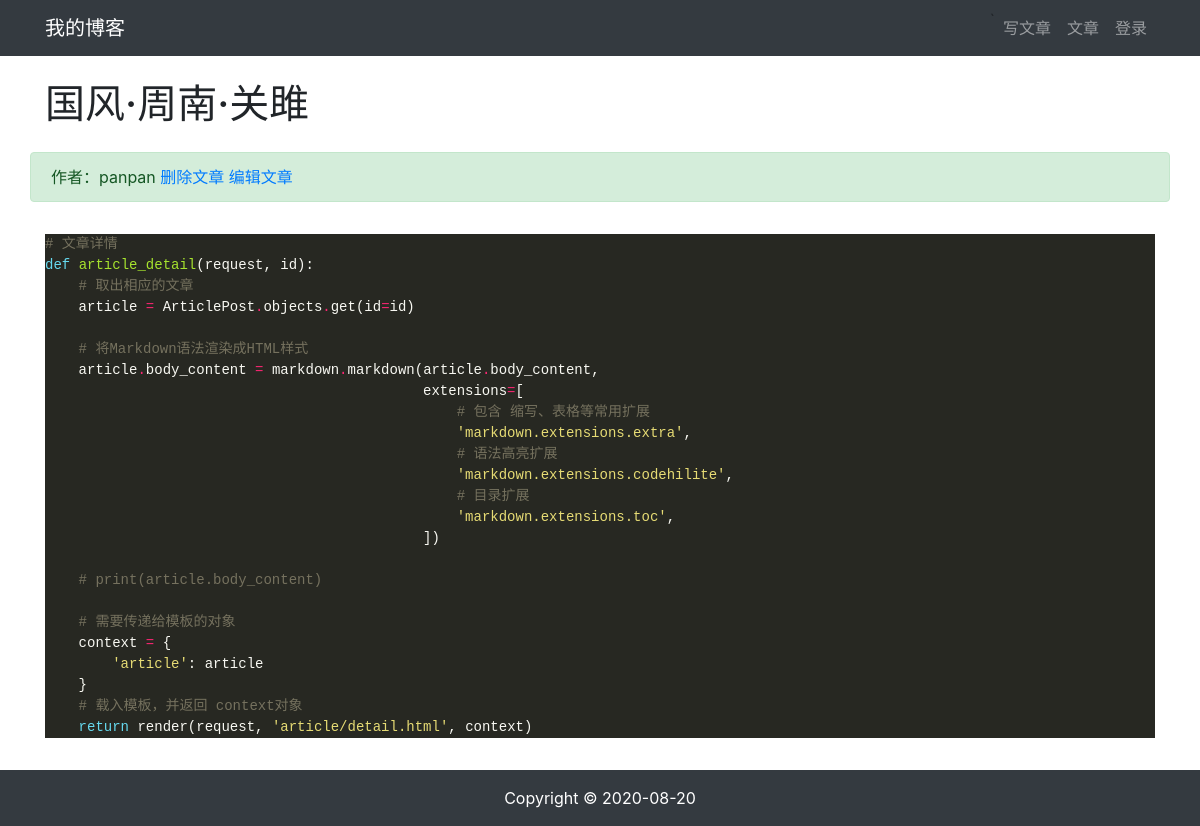
/article/article_detail/7/, run on the app's committed database.
### article/models.py (models this page shows, shortened)
class ArticlePost(models.Model):
    author = models.ForeignKey(User, on_delete=models.CASCADE)
    title = models.CharField(max_length=100)
    body_content = models.TextField()
    created_time = models.DateTimeField(default=timezone.now)
    updated_time = models.DateTimeField(auto_now=True)
    class Meta:
        ordering = ('-created_time',)

### article/views.py (the view)
# urls.py: path('article_detail/<int:id>/', article.views.article_detail, name='article_detail'),
def article_detail(request, id):
    article = ArticlePost.objects.get(id=id)
    article.body_content = markdown.markdown(article.body_content,
                                             extensions=[
                                                 'markdown.extensions.extra',
                                                 'markdown.extensions.codehilite',
                                                 'markdown.extensions.toc',
                                             ])
    context = {
        'article': article
    }
    return render(request, 'article/detail.html', context)

### templates/article/detail.html (shortened to what this page needs)
{% extends "base.html" %}
{% load staticfiles %}
{% block content %}
    <div class="container">
        <div class="row">
            <h1 class="col-12 mt-4 mb-4">{{ article.title }}</h1>
            <div class="col-12 alert alert-success">
                作者：{{ article.author }}
                <a href="#" onclick="confirm_delete()">删除文章</a>
                <a href="{% url "article:article_update" article.id %}">编辑文章</a>
            </div>
            <div class="col-12">
                <p>{{ article.body_content | safe }}</p>
            </div>
        </div>
    </div>
{% endblock %}

### static/md_css/monokai.css (style rules this page uses)
.codehilite { background: #272822; color: #f8f8f2 }
.codehilite .k { color: #66d9ef }
.codehilite .n { color: #f8f8f2 }
.codehilite .o { color: #f92672 }
.codehilite .p { color: #f8f8f2 }
.codehilite .c1 { color: #75715e }
.codehilite .nb { color: #f8f8f2 }
.codehilite .nf { color: #a6e22e }
.codehilite .w { color: #f8f8f2 }
.codehilite .s1 { color: #e6db74 }

### data on the page
ArticlePost: title "国风·周南·关雎", author "panpan", body_content "# 文章详情 def article_detail ( request , id ): # 取出相应的文章 article = ArticlePost . objects . get ( id = id ) # 将Markdown语法渲染成HTML样式 article . body_content = markdown . markdown ( article . body_content , extensions = [ # 包含 缩写、表格等常用扩展 'markdown.extensions.extra' , # 语法高亮扩展 'markdown.extensions.codehilite' , # 目录扩展 'markdown.extensions.toc' , ]) # print(article.body_content) # 需要传递给模板的对象 context = { 'article' : article } # 载入模板，并返回 context对象 return render ( request , 'article/detail.html' , context )"
